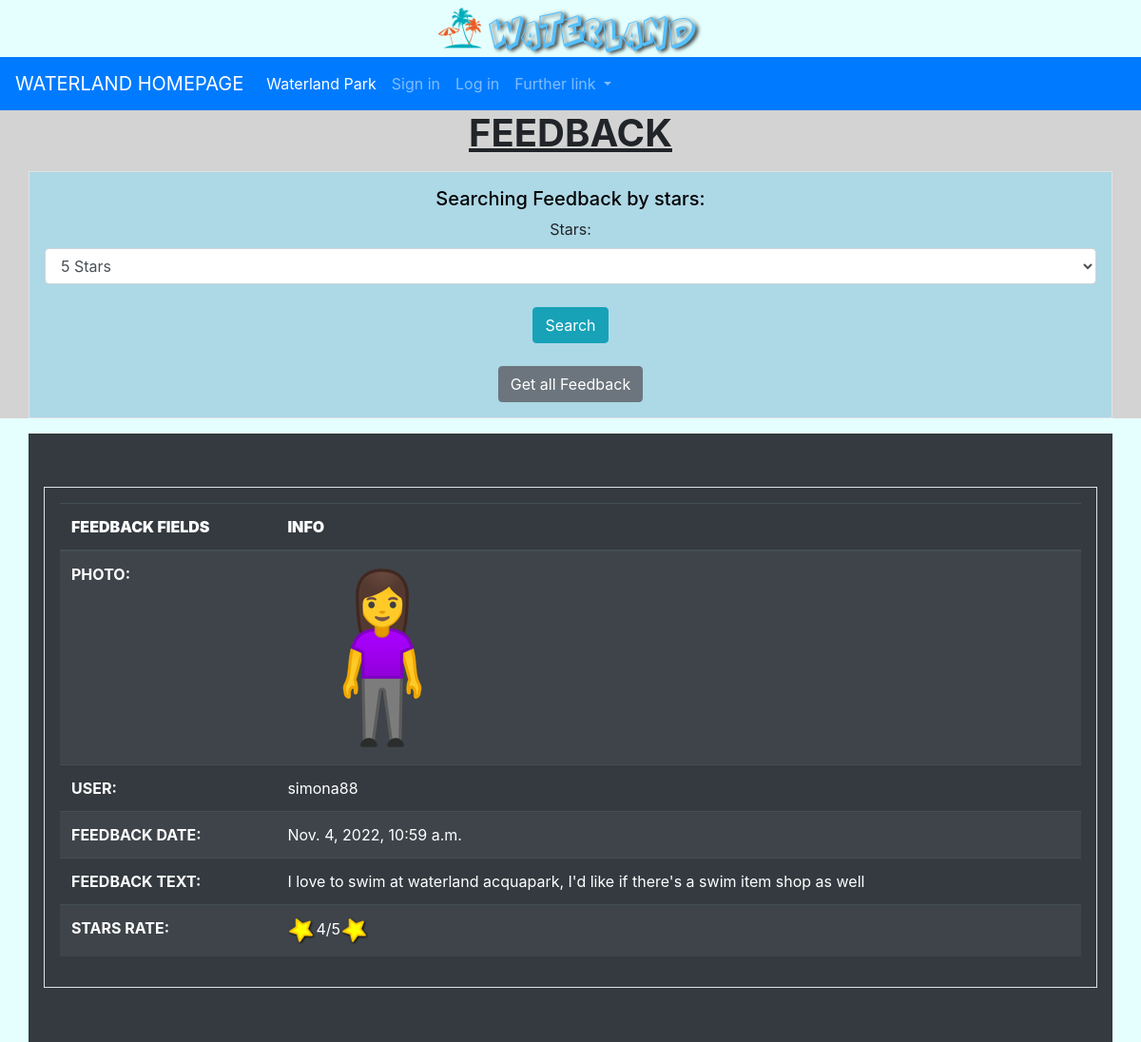
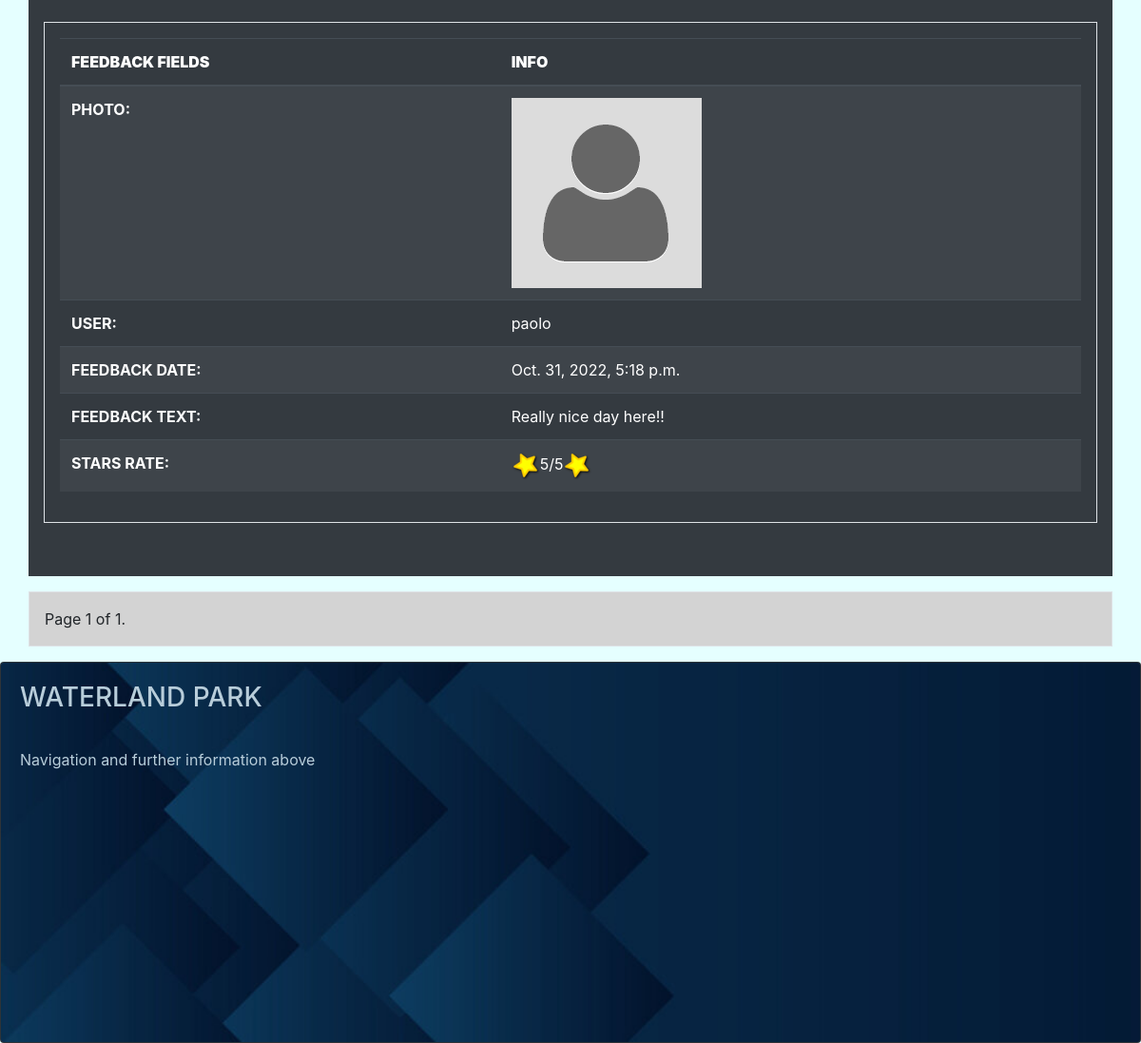
Page /reviewpark/feedback/ on the committed database (2 pictures, top to bottom).
### reviewpark/models.py (models this page shows, shortened)
class Feedback(models.Model):
    STARS_CHOICES = (
        (1, '1 Star'),
        (2, '2 Stars'),
        (3, '3 Stars'),
        (4, '4 Stars'),
        (5, '5 Stars'),
    )
    customer = models.ForeignKey(myUser, on_delete=models.SET_NULL, null=True)
    feedback_date = models.DateTimeField(default=timezone.now, null=False, blank=False)
    stars = models.PositiveIntegerField(choices=STARS_CHOICES, null=False, blank=False,
                                        help_text='Rate your expericence at WaterLand, from 1 to 5 stars')
    feedback_text = models.TextField(max_length=300, null=False, blank=False, help_text='Tell your experience here, max 300 characters')
    class Meta:
        verbose_name_plural = 'Feedback'

### userpark/models.py (models this page shows, shortened)
class User(AbstractUser):
    GENDER_CHOICES = (
        ('M', 'Male'),
        ('F', 'Female'),
    )
    gender = models.CharField(max_length=1, choices=GENDER_CHOICES, help_text="Are you male or female?", null=True, default=None)
    birth_date = models.DateField(help_text="Place your birthday here", null=True,
                                  validators=[MaxValueValidator(limit_value=date.today()-timedelta(days=(365*7))),
                                              MinValueValidator(limit_value=date.today()-timedelta(days=(365*100)))], default=None)
    staff_assigned_code = models.CharField(max_length=5, help_text="Place your staff code here", null=True, unique=True, default=None)
    is_staff_member = models.BooleanField(default=False)
    propic = models.ImageField(upload_to=media_directory_path, blank=True, null=True,
                               default=None, help_text='Add your profile picture here', verbose_name='Picture Profile')
    slug = models.SlugField(null=False, unique=True)  # max length disabled

### reviewpark/views.py (the view)
# urls.py: path('feedback/', FeedbackListView.as_view(), name='feedback-list'),
class FeedbackListView(ListView):
    model = Feedback
    template_name = 'reviewpark/feedback/feedback_list.html'
    context_object_name = "feedback_list"  # default is object_list
    paginate_by = 5
    def get_queryset(self):
        queryset = Feedback.objects.all().order_by('-feedback_date')   # DESC date, default ASC
        return queryset

### reviewpark/templates/reviewpark/feedback/feedback_list.html (shortened to what this page needs)
{% extends 'navbase.html' %}
{% load static %}
{% block bodybase %}
    <div class="text-center" style="background-color: lightgray">
        <h1><strong><u>FEEDBACK</u></strong></h1>
        <div class="container p-3 my-3 border" style="background: lightblue">
            <div class="text-center">
                <h5 style="color: black">Searching Feedback by stars:</h5>
                <form action="{% url 'reviewpark:feedback-search-stars' %}" method="get">
                    <label for="starsform">Stars:</label>
                    <select class="form-control" id="starsform" name="starsform">
                      <option value="5">5 Stars</option>
                    </select><br>
                    <button type="submit" class="btn btn-info">Search</button>
                </form><br>
                <a href="{% url 'reviewpark:feedback-list' %}"><button type="button" class="btn btn-secondary">Get all Feedback</button></a>
            </div>
        </div>
    </div>
    <div class="container p-3 my-3 bg-dark text-white">
    {% for feedback in feedback_list %}
        <br>
        <div class="container p-3 my-3 border">
        <table class="table table-striped table-dark">
          <thead>
            <tr>
                <th scope="col"><strong>FEEDBACK FIELDS</strong></th>
              <th scope="col"><strong>INFO</strong></th>
            </tr>
          </thead>
        <tbody>
            {% if feedback.customer %}
            <tr>
            <th scope="row">PHOTO:</th>
             {% if feedback.customer.propic %}
                <td><img src="/media/{{ MEDIA_URL }}{{ feedback.customer.propic }}" alt="picture user profile"></td>
             {% else %}
                 <td><img src="{% static 'img/generic_user_profile.png' %}" alt="default picture profile"></td>
             {% endif %}
            </tr>
            {% endif %}
            <tr>
            <th scope="row">USER:</th>
             {% if feedback.customer %}
                <td>{{ feedback.customer.get_username }}</td>
             {% else %}
                <td>Deleted User</td>
             {% endif %}
            </tr>
            <tr>
            <th scope="row">FEEDBACK DATE:</th>
             <td>{{ feedback.feedback_date }}</td>
            </tr>
            <tr>
            <th scope="row">FEEDBACK TEXT:</th>
             <td>{{ feedback.feedback_text }}</td>
            </tr>
            <tr>
            <th scope="row">STARS RATE:</th>
             <td><img src="{% static 'img/yellow-star-icon_30.png' %}" alt="starfeedback1">{{ feedback.stars }}/5<img src="{% static 'img/yellow-star-icon_30.png' %}" alt="starfeedback2"></td>
            </tr>
         </tbody>
        </table>
        </div>
        <br>
    {% empty %}
        <div class="text-center">
            <h1><strong><u>NO FEEDBACK YET</u></strong></h1>
        </div>
    {% endfor %}
    </div>
    <div class="container p-3 my-3 border" style="background-color: lightgray">
        <div class="pagination">
        <span class="step-links">
            <span class="current">
                Page {{ page_obj.number }} of {{ page_obj.paginator.num_pages }}.
            </span>
        </span>
        </div>
    </div>
{% endblock %}

### rows in the picture
Feedback: customer.propic (picture), customer.get_username "simona88", feedback_date "Nov. 4, 2022, 10:59 a.m.", feedback_text "I love to swim at waterland acquapark, I'd like if there's a swim item shop as well", stars "4"
Feedback: customer.get_username "paolo", feedback_date "Oct. 31, 2022, 5:18 p.m.", feedback_text "Really nice day here!!", stars "5"

### other values in the picture
{{ page_obj.number }} "1"
{{ page_obj.paginator.num_pages }} "1"
